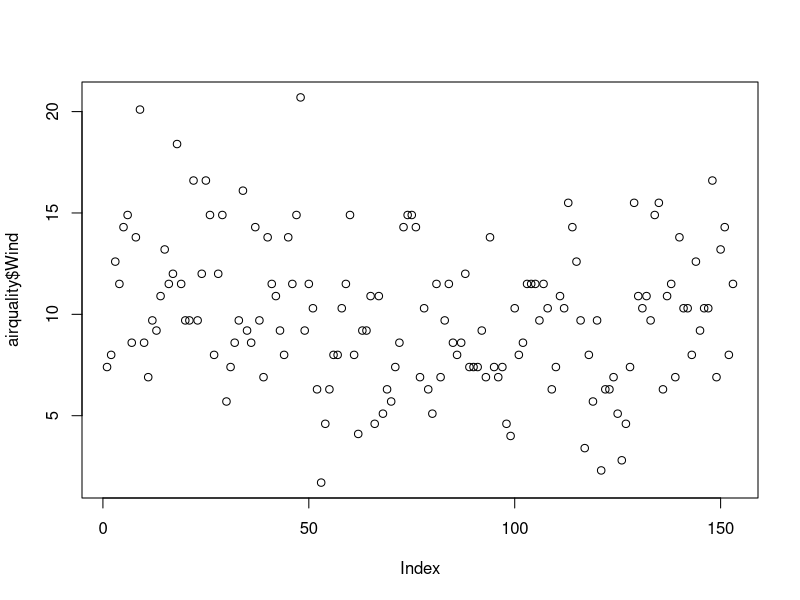
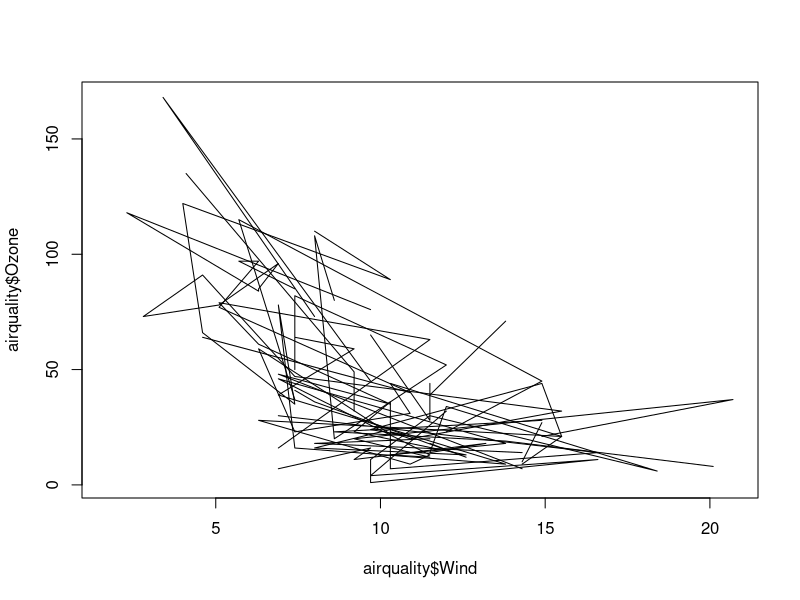
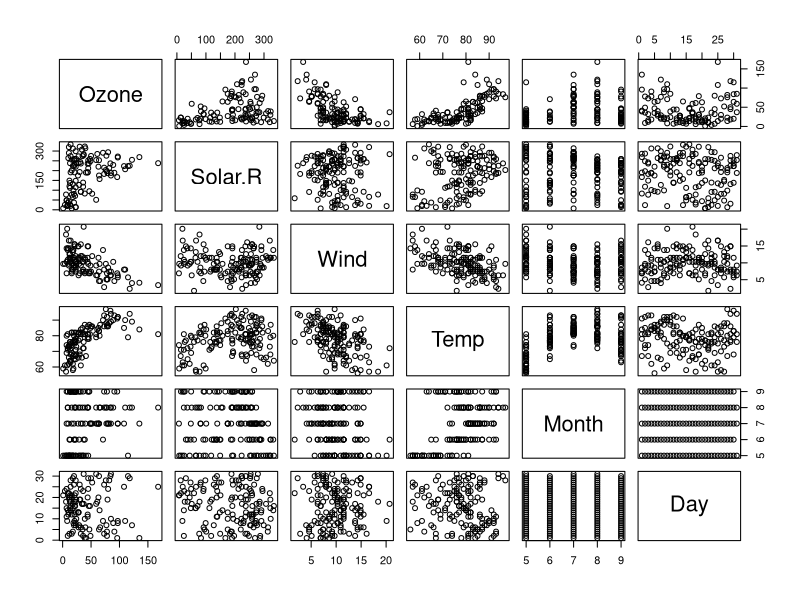

The R source for these figures, in order: (Note: this script raises an error after producing the figures.)
airquality<-datasets::airquality
head(airquality,10)
tail(airquality,5)
airquality[1:5,3]
airquality[,c(1:3)]
df<-airquality[,-6]
summary(airquality[,1])
airquality$Wind
summary(airquality)
summary(airquality$Wind)
summary(airquality[,3])
plot(airquality$Wind)
plot(airquality$Wind,airquality$Ozone,type = "l")
plot(airquality)
plot(airquality$Solar.R,airquality$Ozone,xlab = "solar" , ylab = "ozone" , main = 'solar vs ozone' , colors('red') )
boxplot(airquality$Ozone)
boxplot(airquality)
boxplot(airquality[,1:3], main= 'first 3')
